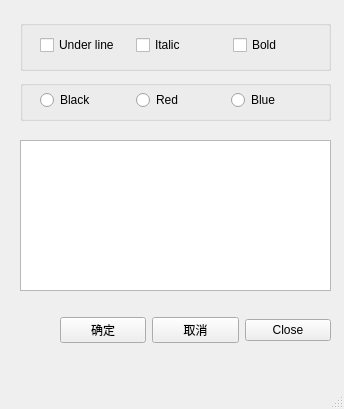
<?xml version="1.0" encoding="UTF-8"?>
<ui version="4.0">
 <class>MainWindow</class>
 <widget class="QMainWindow" name="MainWindow">
  <property name="geometry">
   <rect>
    <x>0</x>
    <y>0</y>
    <width>344</width>
    <height>409</height>
   </rect>
  </property>
  <property name="windowTitle">
   <string>MainWindow</string>
  </property>
  <widget class="QWidget" name="centralwidget">
   <widget class="QGroupBox" name="groupBox">
    <property name="geometry">
     <rect>
      <x>20</x>
      <y>20</y>
      <width>311</width>
      <height>51</height>
     </rect>
    </property>
    <property name="title">
     <string/>
    </property>
    <widget class="QWidget" name="">
     <property name="geometry">
      <rect>
       <x>20</x>
       <y>15</y>
       <width>283</width>
       <height>21</height>
      </rect>
     </property>
     <layout class="QHBoxLayout" name="horizontalLayout">
      <item>
       <widget class="QCheckBox" name="chkBoxUnder">
        <property name="text">
         <string>Under line</string>
        </property>
       </widget>
      </item>
      <item>
       <widget class="QCheckBox" name="chkBoxItalic">
        <property name="text">
         <string>Italic</string>
        </property>
       </widget>
      </item>
      <item>
       <widget class="QCheckBox" name="chkBoxBold">
        <property name="text">
         <string>Bold</string>
        </property>
       </widget>
      </item>
     </layout>
    </widget>
   </widget>
   <widget class="QGroupBox" name="groupBox_2">
    <property name="geometry">
     <rect>
      <x>20</x>
      <y>80</y>
      <width>311</width>
      <height>41</height>
     </rect>
    </property>
    <property name="title">
     <string/>
    </property>
    <widget class="QWidget" name="">
     <property name="geometry">
      <rect>
       <x>20</x>
       <y>10</y>
       <width>281</width>
       <height>20</height>
      </rect>
     </property>
     <layout class="QHBoxLayout" name="horizontalLayout_2">
      <item>
       <widget class="QRadioButton" name="rbtnBlack">
        <property name="text">
         <string>Black</string>
        </property>
       </widget>
      </item>
      <item>
       <widget class="QRadioButton" name="rBtnRed">
        <property name="text">
         <string>Red</string>
        </property>
       </widget>
      </item>
      <item>
       <widget class="QRadioButton" name="rBtnBlue">
        <property name="text">
         <string>Blue</string>
        </property>
       </widget>
      </item>
     </layout>
    </widget>
   </widget>
   <widget class="QPlainTextEdit" name="txtEdit">
    <property name="geometry">
     <rect>
      <x>20</x>
      <y>140</y>
      <width>311</width>
      <height>151</height>
     </rect>
    </property>
   </widget>
   <widget class="QWidget" name="">
    <property name="geometry">
     <rect>
      <x>60</x>
      <y>310</y>
      <width>271</width>
      <height>41</height>
     </rect>
    </property>
    <layout class="QHBoxLayout" name="horizontalLayout_3">
     <item>
      <widget class="QPushButton" name="btnOk">
       <property name="text">
        <string>确定</string>
       </property>
      </widget>
     </item>
     <item>
      <widget class="QPushButton" name="btnCancel">
       <property name="text">
        <string>取消</string>
       </property>
      </widget>
     </item>
     <item>
      <widget class="QPushButton" name="btnClose">
       <property name="text">
        <string>Close</string>
       </property>
      </widget>
     </item>
    </layout>
   </widget>
  </widget>
  <widget class="QMenuBar" name="menubar">
   <property name="geometry">
    <rect>
     <x>0</x>
     <y>0</y>
     <width>344</width>
     <height>22</height>
    </rect>
   </property>
  </widget>
  <widget class="QStatusBar" name="statusbar"/>
 </widget>
 <resources/>
 <connections>
  <connection>
   <sender>btnClose</sender>
   <signal>clicked()</signal>
   <receiver>MainWindow</receiver>
   <slot>close()</slot>
   <hints>
    <hint type="sourcelabel">
     <x>350</x>
     <y>322</y>
    </hint>
    <hint type="destinationlabel">
     <x>399</x>
     <y>299</y>
    </hint>
   </hints>
  </connection>
 </connections>
</ui>
